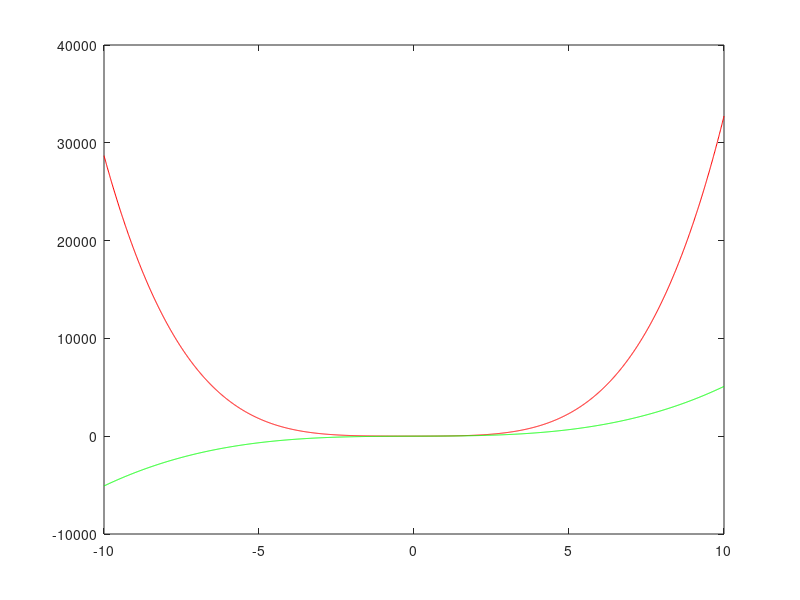

The MATLAB script that drew this image:
x = [-10: 0.01: 10];
y = 3*x.^4 + 2 * x.^3 + 7 * x.^2 + 2 * x + 9;
g = 5 * x.^3 + 9 * x + 2;
plot(x, y, 'r', x, g, 'g')
